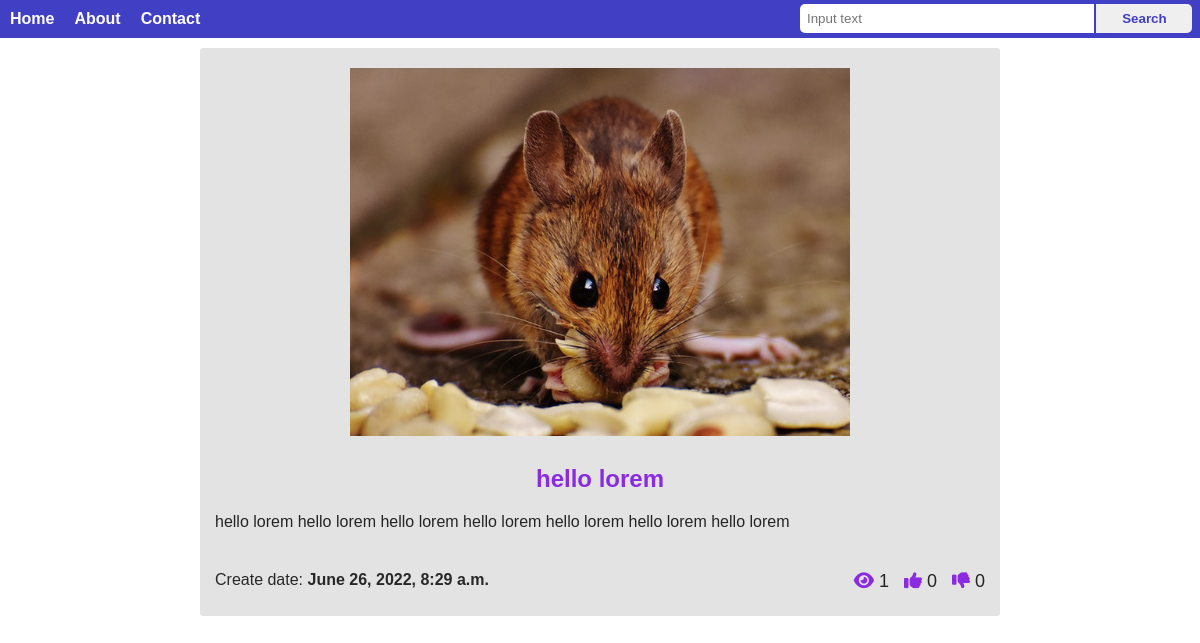
Page /article/21 on the committed database.
### article/models.py (models this page shows, shortened)
class Article(models.Model):
  class Meta:
    verbose_name = 'Article'
    verbose_name_plural = 'Articles'
  title = models.CharField(max_length=80)
  short_description = models.CharField(max_length=200)
  description = models.TextField(blank=True)
  created_at = models.DateTimeField(auto_now_add=True)
  updated_at = models.DateTimeField(auto_now=True)
  photo = models.ImageField(upload_to='photos/article/%Y/%m/%d/')
  is_published = models.BooleanField(default=False)
  views = models.IntegerField(blank=True, default=0)
  likes = models.IntegerField(blank=True, default=0)
  dis_likes = models.IntegerField(blank=True, default=0)

### article/views.py (the view)
# urls.py: path('article/<id>', article),
def article(req, id):
  article = Article.objects.get(pk=id)
  article.views = article.views + 1
  article.save()
  return render(req, 'article/article.html', {
    "article": article,
    "title": article.title
  })

### article/templates/article/article.html (shortened to what this page needs)
<!DOCTYPE html>
<html lang="en">
<head>
  <link rel="stylesheet" href="https://cdnjs.cloudflare.com/ajax/libs/font-awesome/6.1.1/css/all.min.css" />
  <link rel="stylesheet" href="/media/style.css">
</head>
<body>
  <header class="header">
    <nav>
      <ul>
        <li><a href="/">Home</a></li>
        <li><a href="#">About</a></li>
        <li><a href="/contact">Contact</a></li>
      </ul>
      <div class="search">
        <form method="get" action="/">
          <input type="text" name="search_input" class="searh-input" placeholder="Input text" />
          <input type="submit" value="Search" class="searh-btn" />
        </form>
      </div>
    </nav>
  </header>
  <div class="container">
    <section class="main">
      <div class="post">
        <div class="full-post-image">
          <img src="/media/{{article.photo}}" alt="">
        </div>
        <div class="full-post-contect">
          <h1>{{article.title}}</h1>
          <p>{{article.description}}</p>
          <div class="post-info">
            <div class="left-info">
              Create date: <strong>{{article.created_at}}</strong>
            </div>
            <div class="right-info">
              <span><i class="fa-solid fa-eye"></i> {{article.views}}</span>
              <span><i class="fa-solid fa-thumbs-up"></i> {{article.likes}}</span>
              <span><i class="fa-solid fa-thumbs-down"></i> {{article.dis_likes}}</span>
            </div>
          </div>
        </div>
      </div>
    </section>
  </div>
</body>
</html>

### media/style.css (style rules this page uses)
:root { --main-color: rgb(65, 63, 196); }
* { padding: 0; margin: 0; font-family: Arial, Helvetica, sans-serif; }
.container { max-width: 800px; margin: 0 auto; }
.header { background-color: var(--main-color); color: #fff; }
.header ul { list-style: none; }
.header ul li { float: left; }
.header ul li a { display: block; color: #fff; text-decoration: none; font-size: 16px; font-weight: bold; padding: 10px 10px; }
.post { margin: 10px 0; padding: 10px; background-color: rgb(227, 227, 227); border-radius: 3px; color: rgb(37, 37, 37); }
.post-info { padding: 20px 0; }
.full-post-image { width: 500px; margin: 10px auto; }
.full-post-image img { width: 100%; }
.full-post-contect { margin: 10px 0; padding: 5px; }
.full-post-contect h1 { text-align: center; color: blueviolet; margin: 10px 0; }
.full-post-contect p { font-size: 16px; margin: 20px 0; }
.left-info { float: left; width: 280px; font-size: 16px; color: rgb(40, 40, 40); }
.right-info { float: right; font-size: 18px; }
.right-info span { display: inline-block; margin-left: 10px; }
.right-info span i { color: blueviolet; }
.search { float: right; width: 400px; margin-top: 4px; }
.searh-input { display: inline-block; width: 70%; padding: 7px; outline: none; border-radius: 5px 0 0 5px; border: none; }
.searh-btn { display: inline-block; width: 24%; position: relative; left: -2px; padding: 7px; outline: none; border-radius: 0 5px 5px 0; border: none; color: var(--main-color); font-weight: bold; transition: all 0.4s; }

### rows in the picture
Article: photo (picture), title "hello lorem", description "hello lorem hello lorem hello lorem hello lorem hello lorem hello lorem hello lorem", created_at "June 26, 2022, 8:29 a.m.", views "1", likes "0", dis_likes "0"
